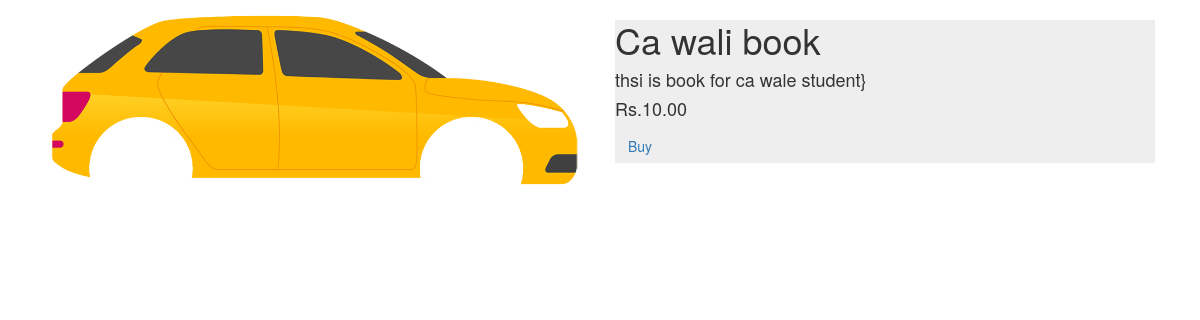
Page /details/2/ on the committed database.
### books/models.py (models this page shows, shortened)
class Books(models.Model):
    bookCot =models.ForeignKey(BookCot, on_delete=models.CASCADE)
    book_name =models.CharField(max_length=200)
    book_desc =models.TextField()
    book_date=models.DateTimeField(auto_now_add=True)
    book_image = models.ImageField(upload_to='Books', default='bk.png')
    book_user=models.ForeignKey(Signup, on_delete=models.CASCADE)
    location=models.ForeignKey(Location, on_delete=models.CASCADE)
    book_price =models.DecimalField(max_digits=8, decimal_places=2)

### books/views.py (the view)
# urls.py: path('details/<int:id>/',views.details, name='details'),
def details(request,id=None):
    book=Books.objects.get(id=id)
    mydic={
        'book':book
    }
    return render(request,'books/bdetails.html',mydic)

### books/templates/books/bdetails.html (shortened to what this page needs)
<!DOCTYPE html>
<html lang="en">
<head>
    <link rel="stylesheet" href="https://maxcdn.bootstrapcdn.com/bootstrap/3.4.0/css/bootstrap.min.css">
</head>
<body>
<div class="container">
    <div class="col-md-6"><img src="{{book.book_image.url}}" width="100%"></div>
    <div class="col-md-6">
        <div class="detaul_page">
            <h1>{{book.book_name}}</h1>
            <h4>{{book.book_desc}}}</h4>
            <h4>Rs.{{book.book_price}}</h4>
            <a href="" class="btn btn-link">Buy</a>
        </div>
    </div>
</div>
</body>
</html>

### books/templates/books/bdetails.html (style rules this page uses)
.detaul_page { background:#eee; }

### rows in the picture
Books: book_image (picture), book_name "Ca wali book", book_desc "thsi is book for ca wale student", book_price "10.00"
